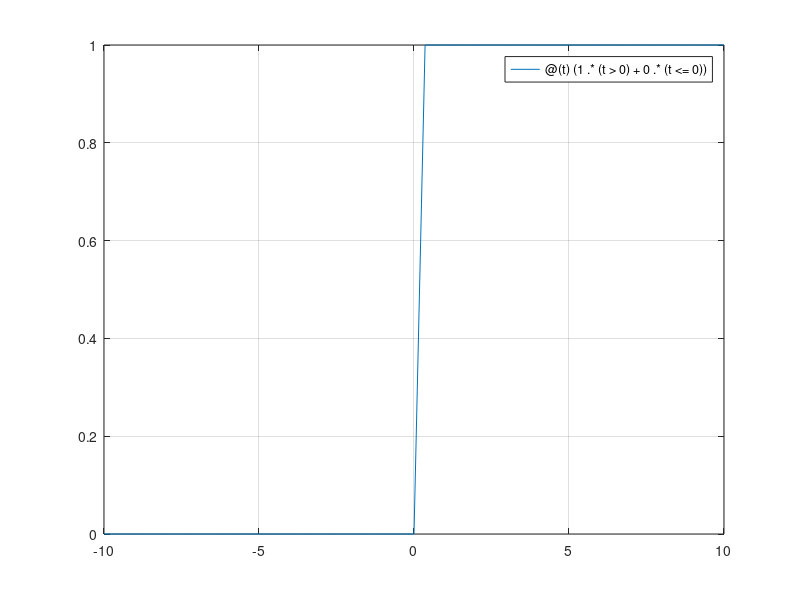

The MATLAB source for this figure:
%% 1 
x = @(t)(4*cos(pi*t-2*pi/5));
fplot(x, [-2, 3]);grid;xlabel('Time(sec)'); ylabel('x(t)')
%% 2
x = @(t)(3*cos(2*pi/3*t - 1.91));
fplot(x, [-5, 5]);grid

%% 3
a = @(t)(-sin(pi*t - acos(0)).*(t<=0) + (-sin(pi*t - acos(0)) + 2).*(t>0))
fplot(a, [-4, 4]);grid
%% 4
c = @(n)(cos(pi*n));
n = -5:5;
stem(n,c(n));
%% 5 
d = @(t)(mod(-t, 10) - 5);
fplot(d, [5, 35]);grid

%% ex 2
%% 1
u = @(t)(1 .*(t>0) + 0 .* (t<=0));
x = @(t)(4*u(t) + 2*sin(3*t));
fplot(x, [-10, 10]); grid
%% u(t)
u = @(t)(1 .*(t>0) + 0 .* (t<=0));
fplot(u, [-10, 10]);grid;shg
